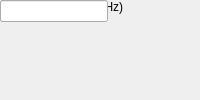
<?xml version="1.0" encoding="UTF-8"?>
<ui version="4.0">
 <class>MainWindow</class>
 <widget class="QMainWindow" name="MainWindow">
  <property name="windowTitle"><string>adc_mkid_4x</string></property>
  <widget class="QWidget" name="centralwidget">
   <!-- NOTE: this is a simplified structural mirror of the generated
        <module>_ui.py, not a full round-trip Designer file. Regenerate
        both from the same spec if you need to edit layout by hand. -->
       <widget class="QLabel" name="label_adc_brd">
     <property name="text"><string>ADC Board</string></property>
    </widget>
       <widget class="QComboBox" name="adc_brd">
     <item><property name="text"><string>0</string></property></item>
     <item><property name="text"><string>1</string></property></item>
    </widget>
       <widget class="QLabel" name="label_adc_clk_rate">
     <property name="text"><string>ADC Clock Rate (MHz)</string></property>
    </widget>
       <widget class="QLineEdit" name="adc_clk_rate"/>
  </widget>
 </widget>
 <resources/>
 <connections/>
</ui>
